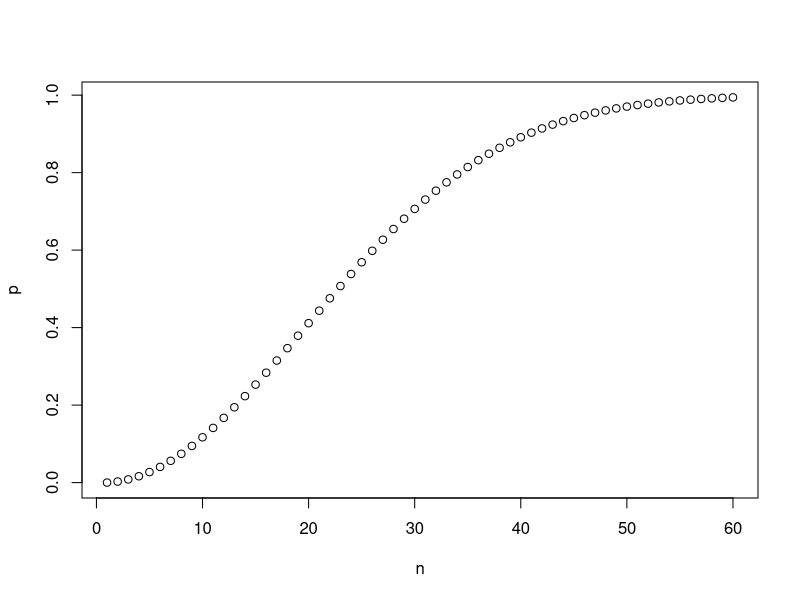
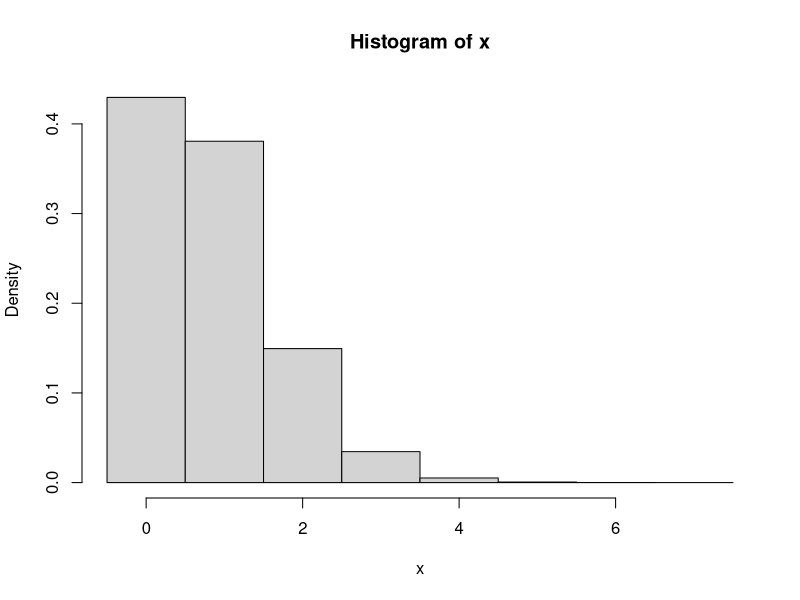
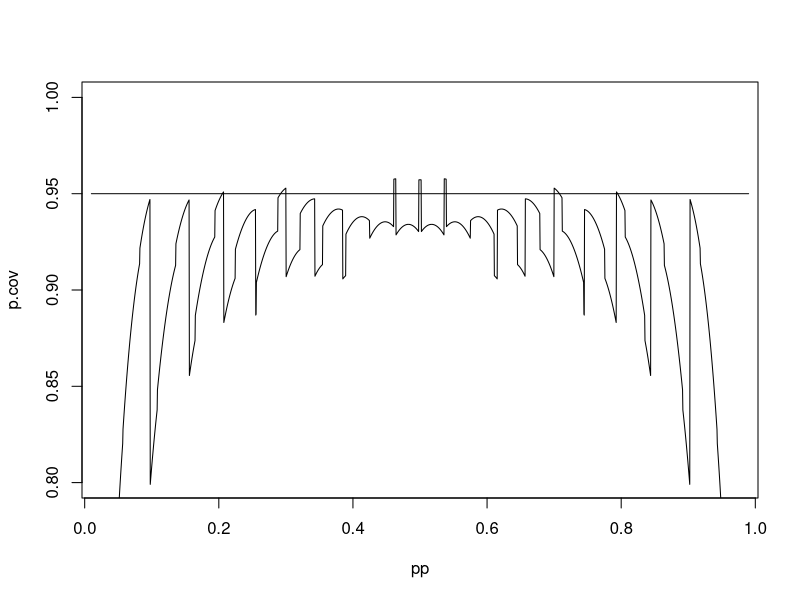
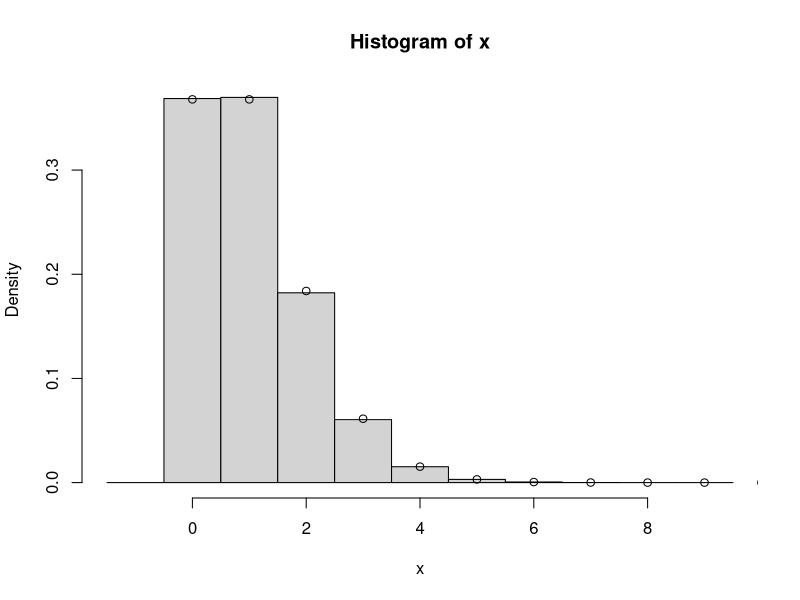

The R source for these figures, in order:
### Suess & Trumbo
### Introduction to Probability 
### Simulation and Gibbs Sampling 
### with R
### Chapter 1

## Example 1.1

# set.seed(1237)	       # this seed is for exact result shown
m = 100000                     # number of samples to simulate
good = numeric(m)              # initialize for use in loop
for (i in 1:m)
{
  pick = sample(1:100, 5)      # vector of 5 items from ith box
  good[i] = sum(pick <= 90)    # number Good in ith box
}
mean(good == 5)                # approximates P{All Good}


## Example 1.2

n = 1:60                        # vector of room sizes
p = numeric(60)                 # initialize vector, all 0s

for (i in n)                    # index values for loop
{
  q = prod(1 - (0:(i-1))/365)   # P(No match) if i people in room
  p[i] = 1 - q                  # changes ith element of p
}

plot(n, p)                      # plot of p against n


## Example 1.3

# set.seed(1237)                  # this seed for exact result shown
m = 100000;  n = 25               # iterations; people in room
x = numeric(m)                    # vector for numbers of matches
for (i in 1:m)
{
  b = sample(1:365, n, repl=T)    # n random birthdays in ith room
  x[i] = n - length(unique(b))    # no. of matches in ith room
}
mean(x == 0);  mean(x)            # approximates P{X=0}; E(X)
cutp = (0:(max(x)+1)) - .5        # break points for histogram
hist(x, breaks=cutp, prob=T)      # relative freq. histogram


## Example 1.5

n = 30                                         # number of trials
x = 0:n;  sp = x/n                             # n+1 possible outcomes
m.err = 1.96*sqrt(sp*(1-sp)/n)                 # n+1 Margins of error
lcl = sp - m.err                               # n+1 Lower conf. limits
ucl = sp + m.err                               # n+1 Upper conf. limits

pp = .80                                       # pp = P(Success)
prob = dbinom(x, n, pp)                        # distribution vector
cover = (pp >= lcl) & (pp <= ucl)              # vector of 0s and 1s
round(cbind(x, sp, lcl, ucl, prob, cover), 4)  # 4-place printout
sum(dbinom(x[cover], n, pp))                   # total cov. prob. at pp


## Example 1.6

n = 30                                      # number of trials
alpha = .05;  k = qnorm(1-alpha/2)          # conf level = 1-alpha
adj = 0                                     # (2 for Agresti-Coull)

x = 0:n;  sp = (x + adj)/(n + 2*adj)        # vectors of
m.err = k*sqrt(sp*(1 - sp)/(n + 2*adj))     #   length
lcl = sp - m.err                            #   n + 1
ucl = sp + m.err                            #

m = 2000                                    # no. of values of pp
pp = seq(1/n, 1 - 1/n, length=m)            # vectors
p.cov = numeric(m)                          #   of length m

for (i in 1:m)                              # loop (values of pp)
{                                           # for each pp:
  cover = (pp[i] >= lcl) & (pp[i] <= ucl)   #  1 if cover, else 0
  p.rel = dbinom(x[cover], n, pp[i])        #  relevant probs.
  p.cov[i] = sum(p.rel)                     #  total coverage prob.
}
plot(pp, p.cov, type="l", ylim=c(1-4*alpha,1))
lines(c(.01,.99), c(1-alpha,1-alpha))

## ----------


## Problem 1.5

m = 100000;  n = 10;  x = numeric(m)
for (i in 1:m) {perm = sample(1:n, n);  x[i] = sum(1:n==perm)}
cutp = (-1:n) - .5;  hist(x, breaks=cutp, prob=T)
mean(x == 0);  mean(x);  sd(x)
points(0:10, dpois(0:10, 1))  # from note


## Problem 1.19

n = 30;  pp = .2                                # binomial parameters
alpha = .05;  kappa = qnorm(1-alpha/2)          # level is 1 - alpha
adj = 0                                         # 0 for traditional; 2 for Agresti-Coull
x = 0:n;  sp = (x + adj)/(n + 2*adj)
CI.len = 2*kappa*sqrt(sp*(1 - sp)/(n + 2*adj))
Prob = dbinom(x, n, pp);  Prod = CI.len*Prob
round(cbind(x, CI.len, Prob, Prod), 4)          # displays computation
sum(Prod)                                       # expected length








